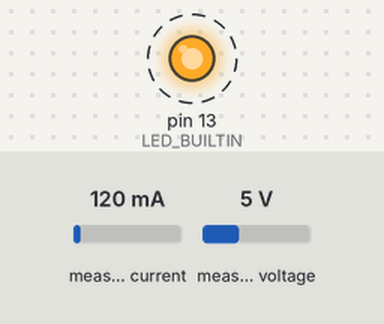
A program run on a simulated Arduino Uno, built with avr-gcc and run on an emulated ATmega328P. Parts: output pins drawn as LEDs (lit = HIGH). Wiring (inferred from the names in the program): INA219 current sensor at I2C address 0x40. Dashed ring = blinking. The test bench sets the inputs (shaded band); at power-on: measured current 120 mA, measured voltage 5 V. What the program prints to the serial monitor is not drawn.

Above: at 0.2 s.
Timing chart, 0 to 3.0 s (numbered marks = the images above):
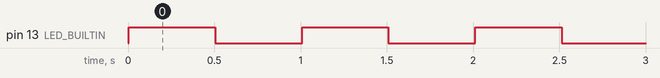

Measured:
- by itself, pin 13 (LED_BUILTIN): alternates HIGH for 0.50 s and LOW for 0.50 s

The program:

main.cpp
```cpp
//#include <Arduino.h>
#include "LEDblink.hpp"

#if defined(ESP32)
// for ESP32 devkit v4
#define LED_BUILTIN 2
#endif

LEDblink led_test;

#include <Wire.h>

// Arduino UNO
// Connect INA238 with SCL (A5), SDA (A4)
// Teensy 4.1
// Connect INA238 with SCL0(19), SDA0(18) : Wire
// Connect INA238 with SCL1(16), SDA1(17) : Wire1
// Connect INA238 with SCL2(24), SDA2(15) : Wire2
// https://github.com/Richard-Gemmell/teensy4_i2c

const byte INA238_ADDR = B1000000;
// const byte INA238_ADDR = B1000101;

const byte INA238_CONFIG          = 0x00;
const byte INA238_ADC_CONFIG      = 0x01;
const byte INA238_SHUNT_CAL       = 0x02;
const byte INA238_VSHUNT          = 0x04;
const byte INA238_VBUS            = 0x05;
const byte INA238_DIETEMP         = 0x06;
const byte INA238_CURRENT         = 0x07;
const byte INA238_POWER           = 0x08;
const byte INA238_DIAG_ALRT       = 0x0B;
const byte INA238_SOVL            = 0x0C;
const byte INA238_SUVL            = 0x0D;
const byte INA238_BOVL            = 0x0E;
const byte INA238_BUVL            = 0x0F;
const byte INA238_TEMP_LIMIT      = 0x10;
const byte INA238_PWR_LIMIT       = 0x11;
const byte INA238_MANUFACTURER_ID = 0x3E;
const byte INA238_DEVICE_ID       = 0x3F;

void INA238_write(byte reg, unsigned short val)
{
Wire.beginTransmission(INA238_ADDR);
Wire.write(reg);
Wire.write(val >> 8);
Wire.write(val & 0xff);
Wire.endTransmission();
}

short INA238_read(byte reg)
{
short ret = 0;
// request the registor
Wire.beginTransmission(INA238_ADDR);
Wire.write(reg);
Wire.endTransmission();

// read
Wire.requestFrom((int)INA238_ADDR, 2);

while(Wire.available()) {
ret = (ret << 8) | Wire.read();
}

return ret;
}

void setup() {
    led_test.init(LED_BUILTIN);
    Serial.begin(115200);
    while (!Serial) {}

    Wire.begin();
    // INA226, Configuration 00h, 0x45ff
    // 0100 0101 1111 1111
    // 0: RST
    // 100: None
    // 010: AVG, AVeraGe, 16 times
    // 111: VBusCT, 8.244 ms
    // 111: VShCT, 8.244 ms
    // 111: MODE, Shunt and Bus, Continuous
    // INA238, Configuration 00h, 0x0080
    // 0000 0000 0100 0000
    // 0: RST
    // 0: RESERVED
    // 0000 0001: ADC conversion, 0h = 0 s, 1h = 2 ms, FFh = 510 ms
    // 0: RESERVED
    // 0: ADCRANGE, Shunt full scale range 0h = +-163.84mV, 1h = +-40.96mV
    // 0000: RESERVED
    INA238_write(INA238_CONFIG, 0x0080);
    // INA226, Calibration 05h, 2560, 0A00h, current conversion
    // 0000 0110 0000 0000
    // (1) CALibration = 0.00512/(Current_LSB*Rshunt)
    // (2) Current_LSB = Maximum Expected Current/2^15
    // Example1, Rshunt = 2 mOhm, Current_LSB = 1 mA/bit
    // CALibration = 0.00512/1 mA/bit * 2 mOhm = 2560
    // Example2, Maximum Expected Current = 15 A
    // Current_LSB = 15 A/ 2^15 = 457.7 uA/bit
    // INA238, ADC_Config 01h, 0xBB6A
    // 1011 1011 0110 1010
    // 1011: MODE, Bh = Continuous shunt and bus voltage,
    //             9h = Continuous bus voltage only,
    //             Fh = Continuous bus voltage, shunt voltage and termperature,
    //             Dh = Continuous bus voltage and temperature
    // 101: VBUSCT, 5h = 1052 us
    // 101: VSHCT, 5h = 1052 us
    // 101: VTCT, 5h = 1052 us
    // 010: AVG, 2h = 16 times
    //INA238_write(INA238_ADC_CONFIG, 0xBB6A);
    INA238_write(INA238_ADC_CONFIG, 0xFB6A);
    //INA238_write(INA238_ADC_CONFIG, 0xDB6A);
    // INA238, SHUNT_CAL 02h, 0x1000
    // 0001 0000 0000 0000
    // 0: RESERVED
    // 001 0000 0000 0000:
    INA238_write(INA238_SHUNT_CAL, 0x1000);
}

void loop() {
    int vs;     // Shunt Voltage, 5 uV/LSB when ADCRANGE = 0, +-164.84 mV
    int vb;     // Bus Voltage, 3.125 mV/LSB, 0~85V
    int dt;     // Temperature, 125 m Celcius Degree/LSB, -40~125 Celsius Degree
    int cs;     // Shunt Current, 2.5 mA/LSB = 163.84 mV / 2^15 / 0.002 Ohm when R_shunt = 2 mOhm
    float vs_;
    float vb_;
    float dt_;
    float cs_;

    vs_ = vs = INA238_read(INA238_VSHUNT);
    vb_ = vb = INA238_read(INA238_VBUS);
    dt_ = dt = (INA238_read(INA238_DIETEMP)) >> 4;
    cs_ = cs = INA238_read(INA238_CURRENT);

    vs_ *= 0.005;
    vb_ *= 3.125;
    dt_ *= 0.125;
    cs_ *= 2.5;

    Serial.print(vb); // bus voltage (reading)
    Serial.print(" ");
    Serial.print(vs); // shunt voltage (reading)
    Serial.print(" ");
    Serial.print(vb_); // bus voltage in [mV]
    Serial.print(" ");
    Serial.print(cs); // current in [mA]
    Serial.print(" ");
    Serial.print(dt); // dietemperature [125mdegree/LSB]
    Serial.print(" ");
    Serial.println(dt_); // temperature [Degree]

    led_test.led_on();
    Serial.println("LED On!!");
    delay(500);
    led_test.led_off();
    Serial.println("LED Off!!");
    delay(500);
}
```
